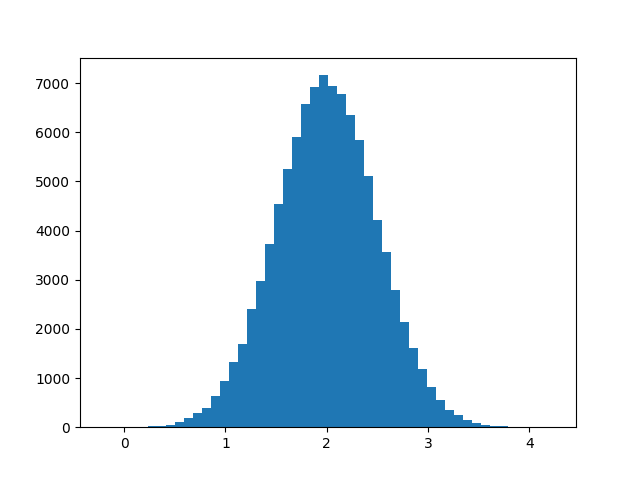

Write the Python code that produced this figure.
from pylab import *
import numpy

x = numpy.random.normal(2, 0.5, 100000)
hist(x, bins=50)
savefig('dist_normal_histogram.png')

show()